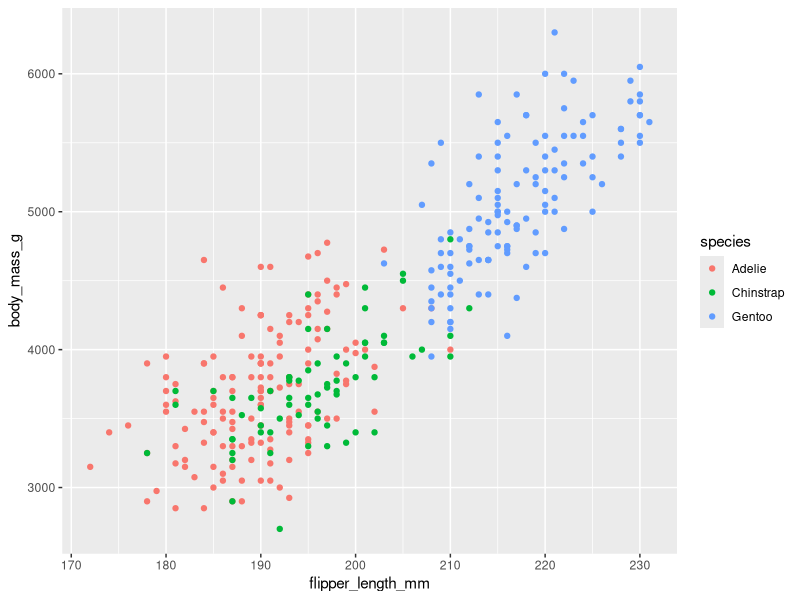
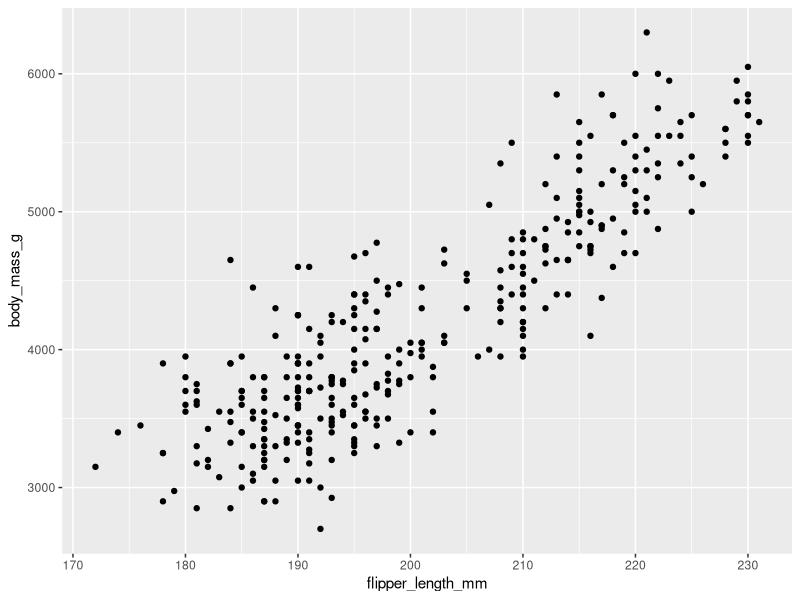
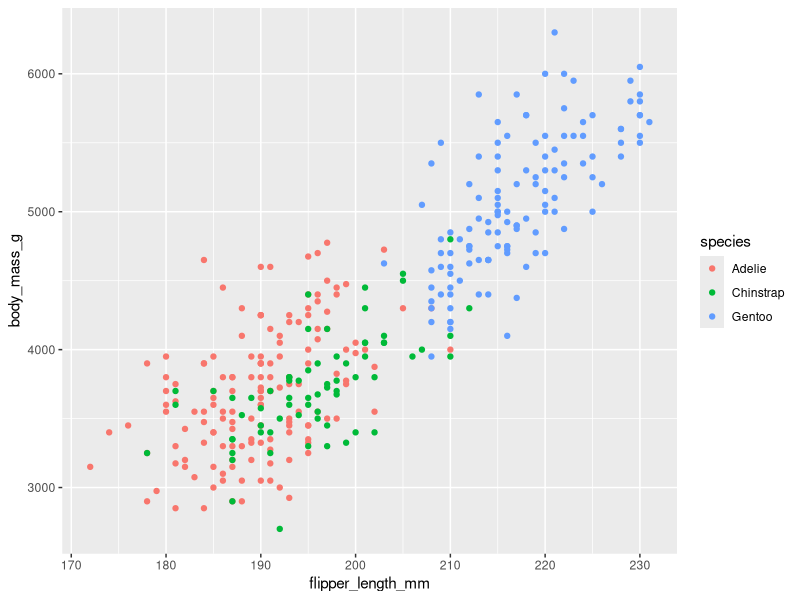
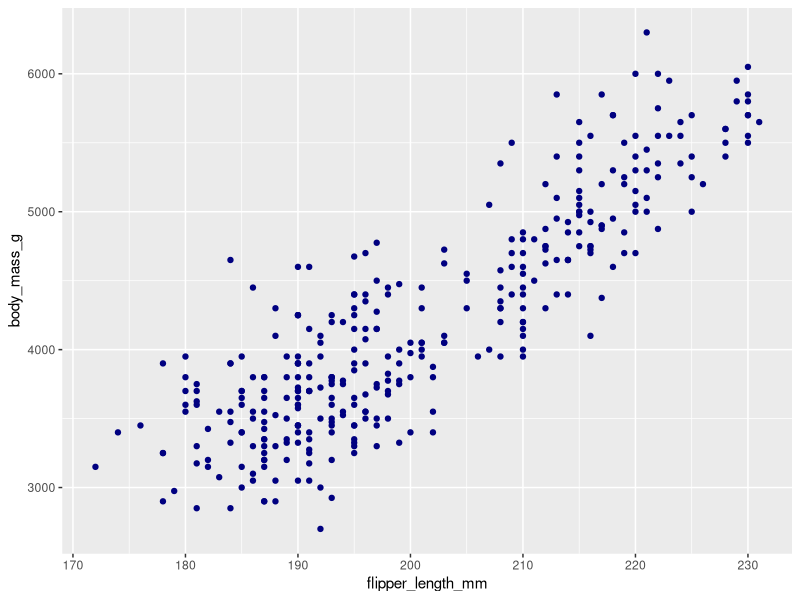
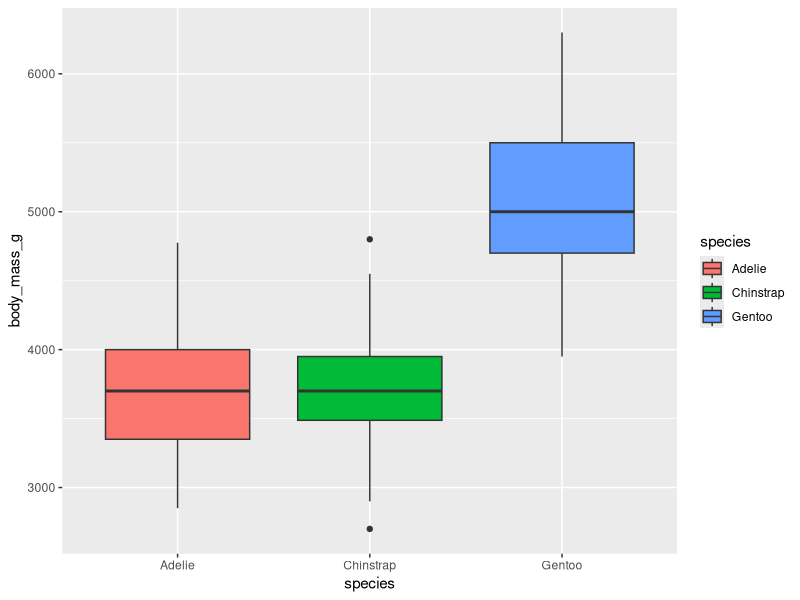
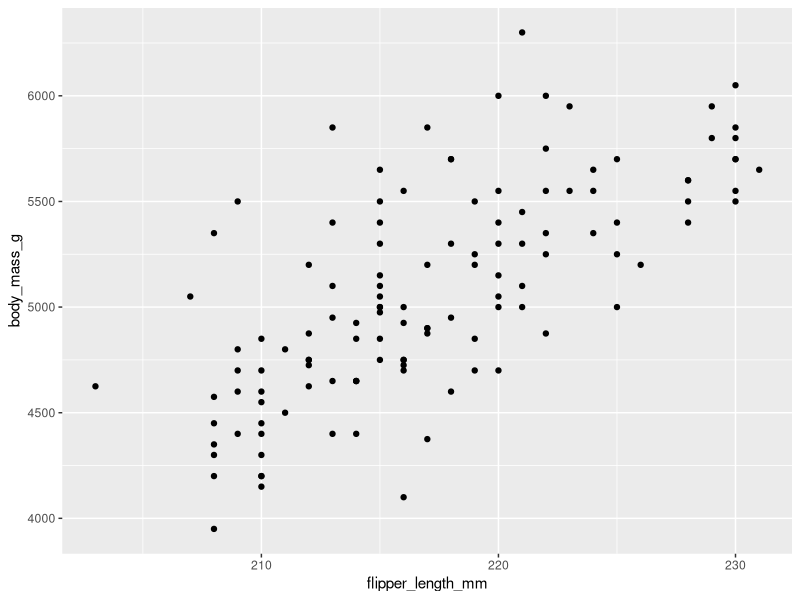
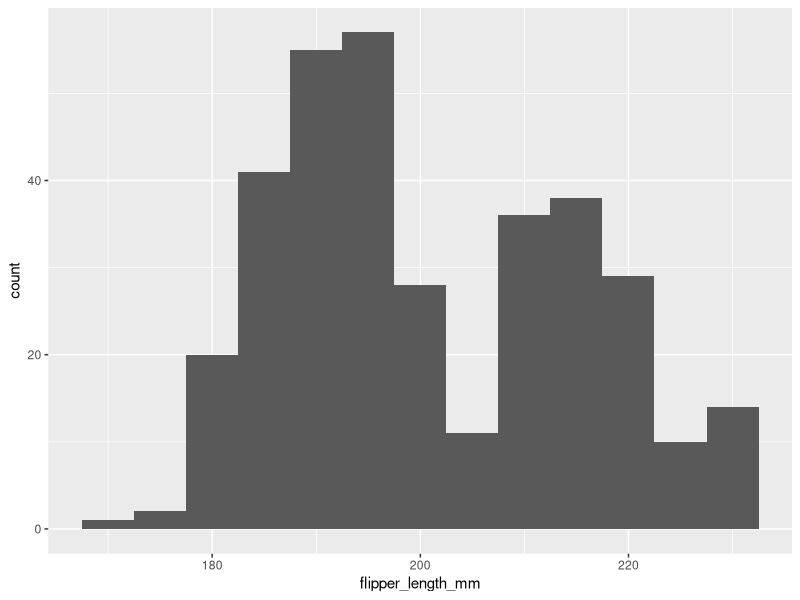
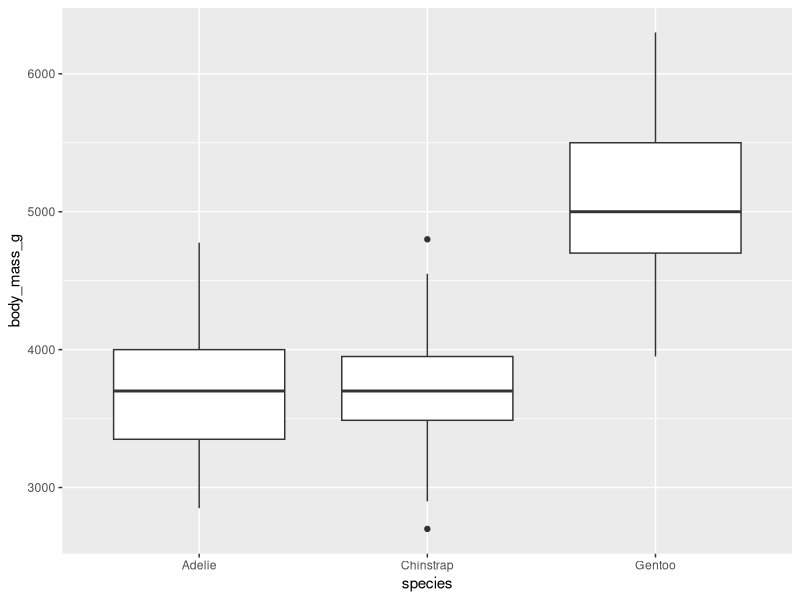

Write R code to recreate these figures, in order.
## ---- chunk 1
#| echo: false
#| warning: false
#| message: false
library(tidyverse)
library(palmerpenguins)
## ---- chunk 2
#| echo: false
ggplot(penguins, aes(flipper_length_mm, body_mass_g, color = species)) +
  geom_point()
## ---- chunk 3
ggplot(penguins, aes(x = flipper_length_mm, y = body_mass_g)) +
  geom_point()
## ---- chunk 4
ggplot(penguins, aes(x = flipper_length_mm, y = body_mass_g, color = species)) +
  geom_point()
## ---- chunk 5
ggplot(penguins, aes(x = flipper_length_mm, y = body_mass_g)) +
  geom_point(color = "navy")
## ---- chunk 6
ggplot(penguins, aes(x = species, y = body_mass_g, fill = species)) +
  geom_boxplot()
## ---- chunk 7
penguins |>
  filter(species == "Gentoo") |>
  ggplot(aes(x = flipper_length_mm, y = body_mass_g)) +
  geom_point()
## ---- chunk 8
ggplot(penguins, aes(x = flipper_length_mm)) +
  geom_histogram(binwidth = 5)
## ---- chunk 9
ggplot(penguins, aes(x = species, y = body_mass_g)) +
  geom_boxplot()
## ---- chunk 10
#| echo: false
plate <- tribble(
  ~sample, ~group,    ~gene_A, ~gene_B, ~gene_C, ~gene_D,
  "s01",   "control",     102,      88,      41,      59,
  "s02",   "control",      98,      91,      44,      62,
  "s03",   "control",     105,      86,      39,      58,
  "s04",   "control",     100,      93,      43,      61,
  "s05",   "control",      97,      89,      40,      60,
  "s06",   "treated",     101,      90,      87,     108,
  "s07",   "treated",      99,      92,      91,     112,
  "s08",   "treated",     104,      87,      85,     105,
  "s09",   "treated",      98,      94,      90,     110,
  "s10",   "treated",     103,      88,      88,     107
)
plate
## ---- chunk 11
plate_long <- plate |>
  pivot_longer(gene_A:gene_D, names_to = "gene", values_to = "signal")
plate_long
## ---- chunk 12
ggplot(plate_long, aes(x = gene, y = signal, fill = group)) +
  geom_boxplot()
